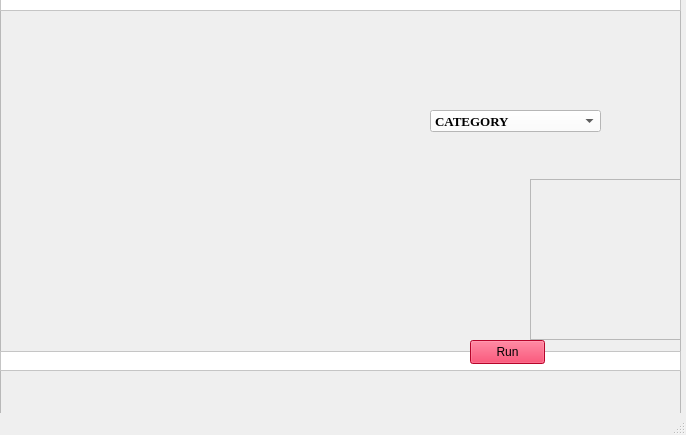
<?xml version="1.0" encoding="UTF-8"?>
<ui version="4.0">
 <class>MainWindow</class>
 <widget class="QMainWindow" name="MainWindow">
  <property name="geometry">
   <rect>
    <x>0</x>
    <y>0</y>
    <width>686</width>
    <height>435</height>
   </rect>
  </property>
  <property name="windowTitle">
   <string>MainWindow</string>
  </property>
  <widget class="QWidget" name="centralwidget">
   <widget class="QFrame" name="frame">
    <property name="geometry">
     <rect>
      <x>0</x>
      <y>-10</y>
      <width>681</width>
      <height>441</height>
     </rect>
    </property>
    <property name="styleSheet">
     <string notr="true">background-image: url(&quot;D:/DDDS/logo.jpg&quot;)</string>
    </property>
    <property name="frameShape">
     <enum>QFrame::StyledPanel</enum>
    </property>
    <property name="frameShadow">
     <enum>QFrame::Raised</enum>
    </property>
    <widget class="QFrame" name="frame_2">
     <property name="geometry">
      <rect>
       <x>0</x>
       <y>0</y>
       <width>681</width>
       <height>21</height>
      </rect>
     </property>
     <property name="styleSheet">
      <string notr="true">background-color: rgb(255, 255, 255);</string>
     </property>
     <property name="frameShape">
      <enum>QFrame::StyledPanel</enum>
     </property>
     <property name="frameShadow">
      <enum>QFrame::Raised</enum>
     </property>
    </widget>
    <widget class="QFrame" name="frame_3">
     <property name="geometry">
      <rect>
       <x>0</x>
       <y>361</y>
       <width>681</width>
       <height>20</height>
      </rect>
     </property>
     <property name="styleSheet">
      <string notr="true">background-color: rgb(255, 255, 255);</string>
     </property>
     <property name="frameShape">
      <enum>QFrame::StyledPanel</enum>
     </property>
     <property name="frameShadow">
      <enum>QFrame::Raised</enum>
     </property>
    </widget>
    <widget class="QComboBox" name="comboBox">
     <property name="geometry">
      <rect>
       <x>430</x>
       <y>120</y>
       <width>171</width>
       <height>22</height>
      </rect>
     </property>
     <property name="font">
      <font>
       <family>Times New Roman</family>
       <pointsize>10</pointsize>
       <weight>75</weight>
       <bold>true</bold>
      </font>
     </property>
     <property name="styleSheet">
      <string notr="true">background-color: rgb(255, 224, 228);
background-color: rgb(255, 255, 255);
color: rgb(0, 0, 0);</string>
     </property>
     <item>
      <property name="text">
       <string>CATEGORY</string>
      </property>
     </item>
     <item>
      <property name="text">
       <string>Driver drowsiness</string>
      </property>
     </item>
     <item>
      <property name="text">
       <string>Change alarm sound</string>
      </property>
     </item>
    </widget>
    <widget class="QFrame" name="frame_4">
     <property name="geometry">
      <rect>
       <x>530</x>
       <y>189</y>
       <width>161</width>
       <height>161</height>
      </rect>
     </property>
     <property name="frameShape">
      <enum>QFrame::StyledPanel</enum>
     </property>
     <property name="frameShadow">
      <enum>QFrame::Raised</enum>
     </property>
    </widget>
    <widget class="QPushButton" name="Run">
     <property name="geometry">
      <rect>
       <x>470</x>
       <y>350</y>
       <width>75</width>
       <height>24</height>
      </rect>
     </property>
     <property name="styleSheet">
      <string notr="true">background-color: rgb(255, 5, 59);
selection-color: rgb(255, 14, 50);</string>
     </property>
     <property name="text">
      <string>Run</string>
     </property>
    </widget>
   </widget>
  </widget>
  <widget class="QMenuBar" name="menubar">
   <property name="geometry">
    <rect>
     <x>0</x>
     <y>0</y>
     <width>686</width>
     <height>26</height>
    </rect>
   </property>
  </widget>
  <widget class="QStatusBar" name="statusbar"/>
 </widget>
 <resources>
  <include location="../../Pictures/Screenshots/images (1).qrc"/>
 </resources>
 <connections/>
</ui>
